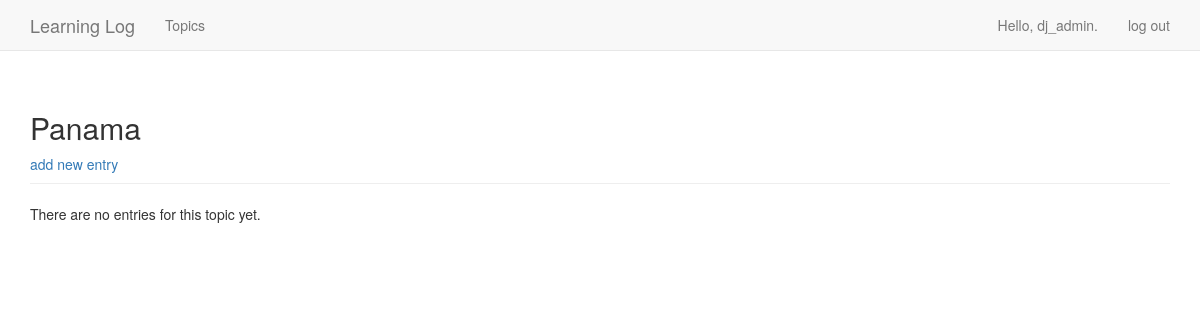
The page /topics/4/ (signed in) on the database as committed earlier.
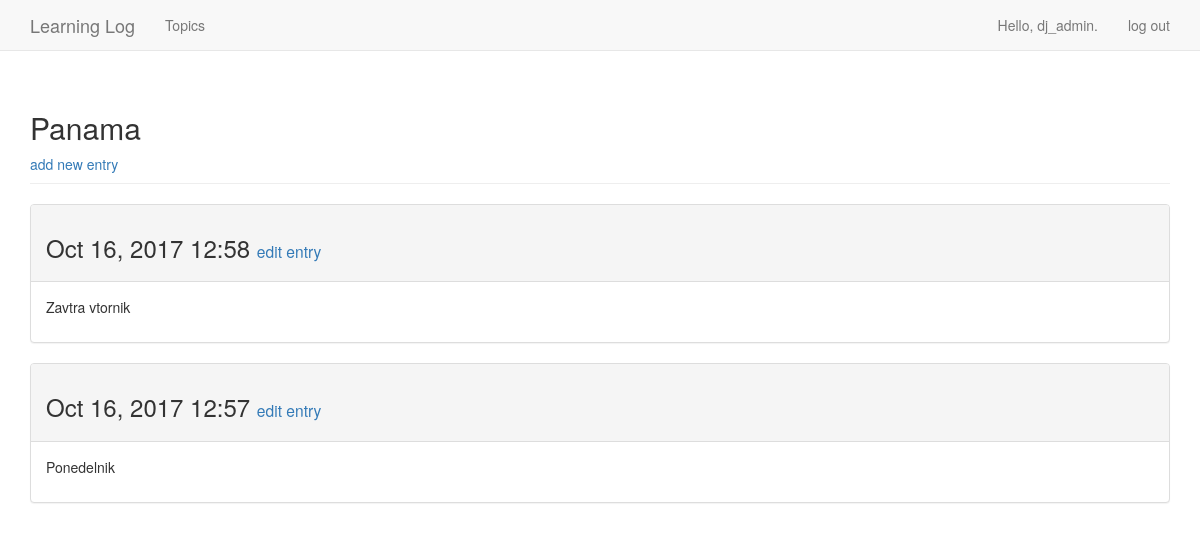
The same page on the database as committed later.
### learning_logs/models.py (models this page shows, shortened)
class Topic(models.Model):
	text = models.CharField(max_length=200)
	date_added = models.DateTimeField(auto_now_add=True)
	owner = models.ForeignKey(User)
	def __str__(self):
		return self.text

class Entry(models.Model):
	topic = models.ForeignKey(Topic)
	text = models.TextField()
	date_added = models.DateTimeField(auto_now_add=True)
	class Meta:
		verbose_name_plural='entries'

### learning_logs/views.py (the view)
# urls.py: url(r'^topics/(?P<topic_id>\d+)/$', views.topic, name='topic'),
@login_required
def topic(request, topic_id):
	topic = Topic.objects.get(id=topic_id)
	check_topic_owner(request, topic)
	entries = topic.entry_set.order_by('-date_added')
	context = {'topic': topic, 'entries': entries}
	return render(request, 'learning_logs/topic.html', context)

### learning_logs/views.py (called while the page is built)
def check_topic_owner(request, topic):
    if topic.owner != request.user:
    	raise Http404

### learning_logs/templates/learning_logs/topic.html
{%extends "learning_logs/base.html"%}
{% block header %}
	<h2>{{ topic }}</h2>
	<a href="{% url 'learning_logs:new_entry' topic.id%}">add new entry</a>
{% endblock header %}
{%block content%}
{%for entry in entries%}
	<div class="panel panel-default">
		<div class="panel-heading">
			<h3>
				{{entry.date_added|date:'M d, Y H:i'}}
				<small>
						<a href="{% url 'learning_logs:edit_entry' entry.id %}">edit entry</a>
				</small>
			</h3>
		</div>
		<div class="panel-body">
			{{entry.text|linebreaks}}
		</div>
	</div>
{%empty%}
		There are no entries for this topic yet.
{%endfor%}
{%endblock content%}

### learning_logs/templates/learning_logs/base.html (shortened to what this page needs)
{% load bootstrap3 %}
<!DOCTYPE html>
<html lang="en">
		<head>
		{% bootstrap_css %}
		</head>
		<body>
			<nav class="navbar navbar-default navbar-static-top">
				<div class="container">
					<div class="navbar-header">
					<a class="navbar-brand" href="{% url 'learning_logs:index' %}">
						Learning Log
					</a>
				</div>
				<div id="navbar" class="navbar-collapse collapse">
					<ul class="nav navbar-nav">
						<li><a href="{% url 'learning_logs:topics' %}">Topics</a></li>
					</ul>
					<ul class="nav navbar-nav navbar-right">
						{% if user.is_authenticated %}
							<li><a>Hello, {{ user.username }}.</a></li>
							<li><a href="{% url 'users:logout' %}">log out</a></li>
						{% else %}
							<li><a href="{% url 'users:register' %}">Register</a></li>
							<li><a href="{% url 'users:login' %}">log in</a></li>
						{% endif %}
					</ul>
				</div>
			</div>
			</nav>
			<div class="container">
				<div class="page-header">
					{% block header %}{% endblock header %}
				</div>
				<div>
					{% block content %}{% endblock content %}
				</div>
			</div>
		</body>
</html>

Rows that differ between the two databases and show on the page:
added Entry: date_added "Oct 16, 2017 12:58", text "Zavtra vtornik"
added Entry: date_added "Oct 16, 2017 12:57", text "Ponedelnik"
Other text that changed with them:
text no longer shown: "There are no entries for this topic yet."
